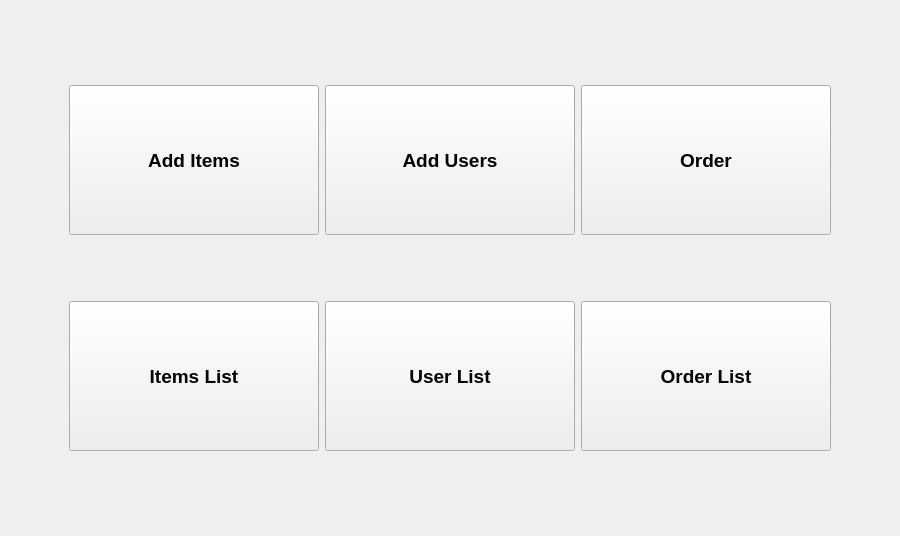
<?xml version="1.0" encoding="UTF-8"?>
<ui version="4.0">
 <class>Form</class>
 <widget class="QWidget" name="Form">
  <property name="geometry">
   <rect>
    <x>0</x>
    <y>0</y>
    <width>900</width>
    <height>536</height>
   </rect>
  </property>
  <property name="windowTitle">
   <string>Form</string>
  </property>
  <layout class="QHBoxLayout" name="horizontalLayout_4">
   <item>
    <layout class="QVBoxLayout" name="verticalLayout_4">
     <item>
      <layout class="QVBoxLayout" name="verticalLayout">
       <item>
        <spacer name="verticalSpacer">
         <property name="orientation">
          <enum>Qt::Vertical</enum>
         </property>
         <property name="sizeHint" stdset="0">
          <size>
           <width>20</width>
           <height>40</height>
          </size>
         </property>
        </spacer>
       </item>
       <item>
        <layout class="QHBoxLayout" name="horizontalLayout">
         <item>
          <spacer name="horizontalSpacer">
           <property name="orientation">
            <enum>Qt::Horizontal</enum>
           </property>
           <property name="sizeHint" stdset="0">
            <size>
             <width>40</width>
             <height>20</height>
            </size>
           </property>
          </spacer>
         </item>
         <item>
          <widget class="QPushButton" name="add_items">
           <property name="minimumSize">
            <size>
             <width>250</width>
             <height>150</height>
            </size>
           </property>
           <property name="font">
            <font>
             <pointsize>14</pointsize>
             <weight>75</weight>
             <bold>true</bold>
            </font>
           </property>
           <property name="text">
            <string>Add Items</string>
           </property>
          </widget>
         </item>
         <item>
          <widget class="QPushButton" name="add_user">
           <property name="minimumSize">
            <size>
             <width>250</width>
             <height>150</height>
            </size>
           </property>
           <property name="font">
            <font>
             <pointsize>14</pointsize>
             <weight>75</weight>
             <bold>true</bold>
            </font>
           </property>
           <property name="text">
            <string>Add Users</string>
           </property>
          </widget>
         </item>
         <item>
          <widget class="QPushButton" name="order">
           <property name="minimumSize">
            <size>
             <width>250</width>
             <height>150</height>
            </size>
           </property>
           <property name="font">
            <font>
             <pointsize>14</pointsize>
             <weight>75</weight>
             <bold>true</bold>
            </font>
           </property>
           <property name="text">
            <string>Order</string>
           </property>
          </widget>
         </item>
         <item>
          <spacer name="horizontalSpacer_2">
           <property name="orientation">
            <enum>Qt::Horizontal</enum>
           </property>
           <property name="sizeHint" stdset="0">
            <size>
             <width>40</width>
             <height>20</height>
            </size>
           </property>
          </spacer>
         </item>
        </layout>
       </item>
       <item>
        <spacer name="verticalSpacer_2">
         <property name="orientation">
          <enum>Qt::Vertical</enum>
         </property>
         <property name="sizeType">
          <enum>QSizePolicy::Maximum</enum>
         </property>
         <property name="sizeHint" stdset="0">
          <size>
           <width>20</width>
           <height>30</height>
          </size>
         </property>
        </spacer>
       </item>
      </layout>
     </item>
     <item>
      <layout class="QVBoxLayout" name="verticalLayout_3">
       <item>
        <spacer name="verticalSpacer_5">
         <property name="orientation">
          <enum>Qt::Vertical</enum>
         </property>
         <property name="sizeType">
          <enum>QSizePolicy::Maximum</enum>
         </property>
         <property name="sizeHint" stdset="0">
          <size>
           <width>20</width>
           <height>30</height>
          </size>
         </property>
        </spacer>
       </item>
       <item>
        <layout class="QHBoxLayout" name="horizontalLayout_3">
         <item>
          <spacer name="horizontalSpacer_5">
           <property name="orientation">
            <enum>Qt::Horizontal</enum>
           </property>
           <property name="sizeHint" stdset="0">
            <size>
             <width>40</width>
             <height>20</height>
            </size>
           </property>
          </spacer>
         </item>
         <item>
          <widget class="QPushButton" name="ItemList">
           <property name="minimumSize">
            <size>
             <width>250</width>
             <height>150</height>
            </size>
           </property>
           <property name="font">
            <font>
             <pointsize>14</pointsize>
             <weight>75</weight>
             <bold>true</bold>
            </font>
           </property>
           <property name="text">
            <string>Items List</string>
           </property>
          </widget>
         </item>
         <item>
          <widget class="QPushButton" name="UserList">
           <property name="minimumSize">
            <size>
             <width>250</width>
             <height>150</height>
            </size>
           </property>
           <property name="font">
            <font>
             <pointsize>14</pointsize>
             <weight>75</weight>
             <bold>true</bold>
            </font>
           </property>
           <property name="text">
            <string>User List</string>
           </property>
          </widget>
         </item>
         <item>
          <widget class="QPushButton" name="orderl">
           <property name="minimumSize">
            <size>
             <width>250</width>
             <height>150</height>
            </size>
           </property>
           <property name="font">
            <font>
             <pointsize>14</pointsize>
             <weight>75</weight>
             <bold>true</bold>
            </font>
           </property>
           <property name="text">
            <string>Order List</string>
           </property>
          </widget>
         </item>
         <item>
          <spacer name="horizontalSpacer_6">
           <property name="orientation">
            <enum>Qt::Horizontal</enum>
           </property>
           <property name="sizeHint" stdset="0">
            <size>
             <width>40</width>
             <height>20</height>
            </size>
           </property>
          </spacer>
         </item>
        </layout>
       </item>
       <item>
        <spacer name="verticalSpacer_6">
         <property name="orientation">
          <enum>Qt::Vertical</enum>
         </property>
         <property name="sizeHint" stdset="0">
          <size>
           <width>20</width>
           <height>40</height>
          </size>
         </property>
        </spacer>
       </item>
      </layout>
     </item>
    </layout>
   </item>
  </layout>
 </widget>
 <resources/>
 <connections/>
</ui>
